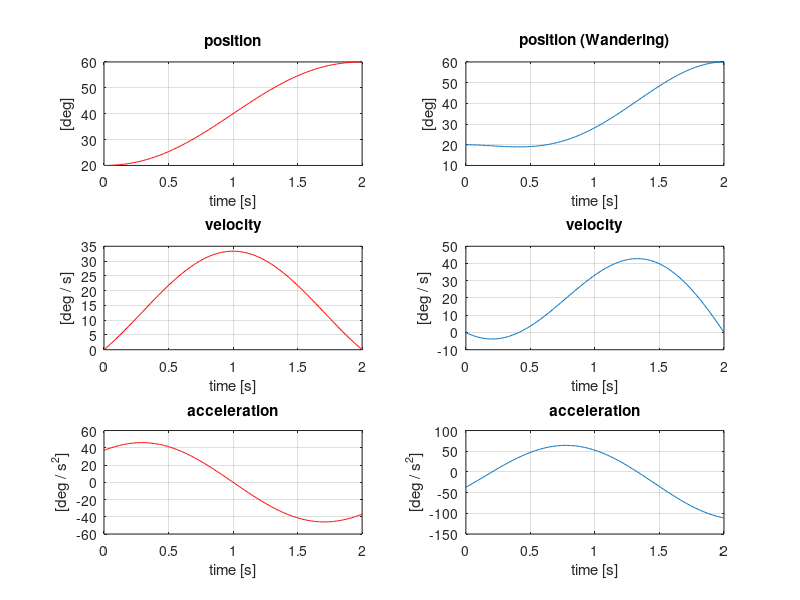

This chart was generated by the following MATLAB code:
%% Prepare workspace
clearvars; close all; clc;

% Boundary Data
p0=20; p1=60; % [deg]
v0=0; v1=0; % [deg/s]
T=2; % total motion time (s)

%% balanced solution does not wander (symmetric around average position)
pm = (p0 + p1)/2;
pd = p1 - p0;
q0 = -pd/2;
q1 = pd/2;

% solution
a1 = 0.25 * (3* q1 + v0 * 2 * T/pi);
a2 = 0.25 * (v0 *2 * T/pi - q1);
b1 = 0.25 * (3 * q0-v1 * 2 * T/pi);
b2 = 0.25 * (q0 + v1 * 2 * T/pi);
% Sampling time
t = [0 : 0.01 : T];
% Define Tau
tau = (pi/2) * t/T;

p = pm + a1*sin(tau) + a2*sin(3*tau) + b1*cos(tau) + b2*cos(3*tau);
pdot = pi/(2*T)*(a1*cos(tau) + 3*a2*cos(3*tau) - b1*sin(tau) - 3*b2*sin(3*tau));
pddot = -(pi/(2*T))^2 * (a1*sin(tau) + 9*a2*sin(3*tau) + b1*cos(tau) + 9*b2*cos(3*tau));

subplot(3, 2, 1)
plot(t, p, 'r');
grid;title('position');
xlabel('time [s]');
ylabel('[deg]');
% pause;

subplot(3, 2, 3)
plot(t, pdot, 'r');
grid;title('velocity');
xlabel('time [s]');
ylabel('[deg / s]');
% pause;

subplot(3, 2, 5)
plot(t, pddot, 'r');
grid;
title('acceleration');
xlabel('time [s]');
ylabel('[deg / s^2]');

%% unbalanced solution leads to wandering
% uncomment to see this result
q0 = p0;
q1 = p1;
pm = 0;

% solution
a1 = 0.25 * (3* q1 + v0 * 2 * T/pi);
a2 = 0.25 * (v0 *2 * T/pi - q1);
b1 = 0.25 * (3 * q0-v1 * 2 * T/pi);
b2 = 0.25 * (q0 + v1 * 2 * T/pi);
% Sampling time
t = [0 : 0.01 : T];
% Define Tau
tau = (pi/2) * t/T;

p = pm + a1*sin(tau) + a2*sin(3*tau) + b1*cos(tau) + b2*cos(3*tau);
pdot = pi/(2*T)*(a1*cos(tau) + 3*a2*cos(3*tau) - b1*sin(tau) - 3*b2*sin(3*tau));
pddot = -(pi/(2*T))^2 * (a1*sin(tau) + 9*a2*sin(3*tau) + b1*cos(tau) + 9*b2*cos(3*tau));

subplot(3, 2, 2)
plot(t, p);
grid;
title('position (Wandering)');
xlabel('time [s]');
ylabel('[deg]');
% pause;

subplot(3, 2, 4)
plot(t, pdot);
grid;
title('velocity');
xlabel('time [s]');
ylabel('[deg / s]');
% pause;

subplot(3, 2, 6)
plot(t, pddot);
grid;
title('acceleration');
xlabel('time [s]');
ylabel('[deg / s^2]');
